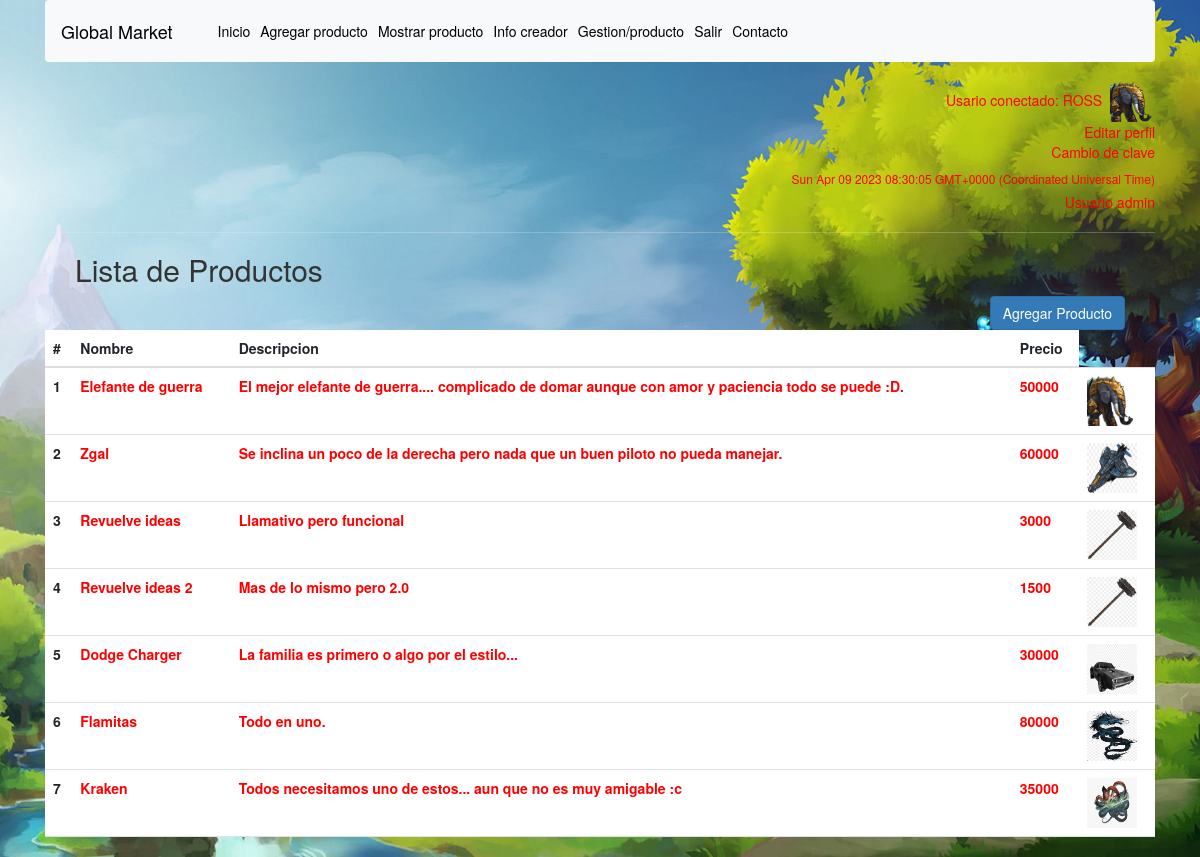
Page /adm (signed in) on the committed database.
### mi_app/models.py (models this page shows, shortened)
class Producto(models.Model):
    nombre= models.CharField(max_length=100)
    descripcion= models.CharField(max_length=500)
    precio= models.DecimalField(max_digits=100000, decimal_places=0)
    imagen = models.ImageField(upload_to="imagenes", null=True)

### mi_app/views.py (the view)
# urls.py: path("adm", views.AdmProductos.as_view(), name='adm-productos'),
class AdmProductos(View):
    def get(self, request):
        avatares = Avatar.objects.filter(user=request.user.id)
        productos = Producto.objects.all()
        return render(request, "mi_app/adm-productos.html", {
            "productos": productos,'url': avatares[0].imagen.url
        })

### mi_app/templates/mi_app/adm-productos.html (shortened to what this page needs)
{% extends "mi_app/base.html" %}
{% load static %}
{% block contenido_nuevo%}
{% if request.user.is_authenticated %}
<h2 class="ms-5">Lista de Productos</h2>
<link rel="stylesheet" href="https://cdn.jsdelivr.net/npm/bootstrap@3.3.7/dist/css/bootstrap.min.css">
<link rel="stylesheet" href="{% static 'mi_app/imagen/estilos.css'%}">
<div style=" display: flex; justify-content: flex-end;" class="me-5">
    <a href="{% url 'add-producto' %}" type="button" class="btn btn-primary">Agregar Producto</a>
</div>
<table class="table">
    <thead>
      <tr>
        <th scope="col">#</th>
        <th scope="col">Nombre</th>
        <th scope="col">Descripcion</th>
        <th scope="col">Precio</th>
      </tr>
    </thead>
    <tbody>
        {% for producto in productos %}
        <tr>
            <th scope="row">{{producto.id}}</th>
            <td><b style="color:#FF0000;" >{{producto.nombre}}</b></td>
            <td><b style="color:#FF0000;" >{{producto.descripcion}}</b></td>
            <td><b style="color:#FF0000;" >{{producto.precio}}</b></td>
            {% if producto.imagen %}
            <td scope="row"><img src="{{ producto.imagen.url }}" style="height: 50px; width: 50px;" alt="..."></td>
            {% else %}
            <td scope="row" ><img src="" style="height: 50px; width: 50px;" alt="no imagen"></td>
            {% endif %}
        </tr>
        {% endfor %}
    </tbody>
  </table>
{% else %}
<meta http-equiv="Refresh" content="0; url='http://127.0.0.1:8000/portada/'" />
{% endif %}
{% endblock %}

### mi_app/templates/mi_app/base.html (shortened to what this page needs)
<!DOCTYPE html>
<html lang="es">
<head>
    <link href="https://cdn.jsdelivr.net/npm/bootstrap@5.3.0-alpha1/dist/css/bootstrap.min.css" rel="stylesheet">
</head>
<body>
    <div class="container">
    <nav class="navbar navbar-expand-lg bg-body-tertiary">
        <div class="container-fluid">
        <a class="navbar-brand" href="#">Global Market</a>
        <div class="collapse navbar-collapse" id="navbarNav">
            <ul class="navbar-nav">
            <li class="nav-item">
                <a class="nav-link active" aria-current="page" href="{% url 'inicio' %}">Inicio</a>
            </li>
            <ul class="navbar-nav">
                {% if request.user.is_authenticated %}
                <li class="nav-item">
                    <a class="nav-link active" aria-current="page" href="{% url 'add-producto' %}">Agregar producto</a>
                </li>
                {% else %}
                <li class="nav-item">
                </li>
                {% endif%}
                {% if request.user.is_authenticated %}
                <li class="nav-item">
                    <a class="nav-link active" aria-current="page" href="{% url 'adm-productos' %}">Mostrar producto</a>
                </li>
                {% endif%}
                <li class="nav-item">
                    <a class="nav-link active" aria-current="page" href="{% url 'info_creador' %}">Info creador</a>
                </li>
                {% if user.is_superuser or user.is_staff%}
                <li class="nav-item">
                    <a class="nav-link active" aria-current="page" href="{% url 'List' %}">Gestion/producto</a>
                </li>
                {% endif%}
                {% if request.user.is_authenticated %}
                    <li><a class="nav-link active" aria-current="page" style='text-align:right' href="{% url 'exit' %}">Salir</a></li>
                {% else %}
                    <li><a class="nav-link active" aria-current="page" href="{% url 'login' %}">Ingresar</a></li>
                {% endif%}
                <li><a class="nav-link active" aria-current="page" href="{% url 'contacto_home' %}">Contacto</a></li>
            </ul>
        </div>
        </div>
    </nav>
        {% if request.user.is_authenticated %}
            <a style='color:red' class="float-end" class="nav-link active" aria-current="page" >Usario conectado: {{ user.username | upper}}&nbsp;&nbsp;<img src="{{url}}" style="height: 40px; width: 45px;" /></a>
        {% endif%}
        <br>
        <br>
        {% if request.user.is_authenticated %}
        <a style='color:red' class="float-end"class="nav-link active" aria-current="page" href="{% url 'editarperfil' %}">Editar perfil</a>
        <br>
        <a style='color:red' class="float-end"class="nav-link active" aria-current="page" href="{% url 'change-password' %}">Cambio de clave</a>
        {% endif%}
        <br>
        <h6><div style='color:red' class="float-end"class="nav-link active" aria-current="page" id="current_date"></p></h6><script>document.getElementById("current_date").innerHTML = Date();</script>
        <br>
        {% if user.is_superuser  %}
        <a style='color:red' class="float-end" class="nav-link active" aria-current="page" >Usuario admin</a>
        {% elif user.is_staff %}
        <a style='color:red' class="float-end" class="nav-link active" aria-current="page" >Usuario Staff</a>
        {% elif request.user.is_authenticated %}
        <a style='color:red' class="float-end" class="nav-link active" aria-current="page" >Usuario</a>
        {% else %}
        <a style='color:red' class="float-end" class="nav-link active" aria-current="page" >visitante</a>
        {% endif %}
<br>
<hr/>
<div id="menu">
{% block contenido_nuevo%}{% endblock %}
</body>
</html>

### mi_app/static/mi_app/imagen/estilos.css (style rules this page uses)
body { background: url(fondo_inicio.jpg); background-position: center center; background-repeat: no-repeat; background-size: cover; background-attachment: fixed; }

### rows in the picture
Producto: id "1", nombre "Elefante de guerra", descripcion "El mejor elefante de guerra.... complicado de domar aunque con amor y paciencia todo se puede :D.", precio "50000", imagen (picture)
Producto: id "2", nombre "Zgal", descripcion "Se inclina un poco de la derecha pero nada que un buen piloto no pueda manejar.", precio "60000", imagen (picture)
Producto: id "3", nombre "Revuelve ideas", descripcion "Llamativo pero funcional", precio "3000", imagen (picture)
Producto: id "4", nombre "Revuelve ideas 2", descripcion "Mas de lo mismo pero 2.0", precio "1500", imagen (picture)
Producto: id "5", nombre "Dodge Charger", descripcion "La familia es primero o algo por el estilo...", precio "30000", imagen (picture)
Producto: id "6", nombre "Flamitas", descripcion "Todo en uno.", precio "80000", imagen (picture)
Producto: id "7", nombre "Kraken", descripcion "Todos necesitamos uno de estos... aun que no es muy amigable :c", precio "35000", imagen (picture)

### other values in the picture
{{ user.username | upper }} "ROSS"
